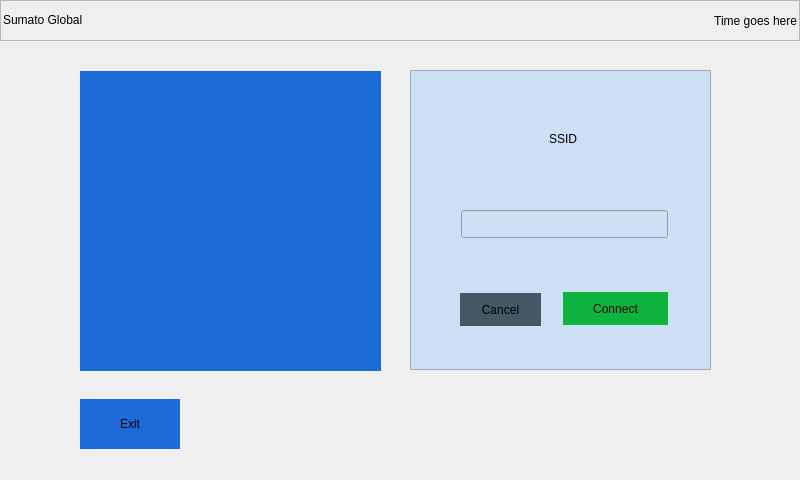
<?xml version="1.0" encoding="UTF-8"?>
<ui version="4.0">
 <class>wifiWidget</class>
 <widget class="QWidget" name="wifiWidget">
  <property name="geometry">
   <rect>
    <x>0</x>
    <y>0</y>
    <width>800</width>
    <height>480</height>
   </rect>
  </property>
  <property name="windowTitle">
   <string>Form</string>
  </property>
  <widget class="QFrame" name="topFrame">
   <property name="geometry">
    <rect>
     <x>0</x>
     <y>0</y>
     <width>800</width>
     <height>41</height>
    </rect>
   </property>
   <property name="frameShape">
    <enum>QFrame::StyledPanel</enum>
   </property>
   <property name="frameShadow">
    <enum>QFrame::Raised</enum>
   </property>
   <widget class="QLabel" name="companyLabel">
    <property name="geometry">
     <rect>
      <x>3</x>
      <y>3</y>
      <width>179</width>
      <height>33</height>
     </rect>
    </property>
    <property name="text">
     <string>Sumato Global</string>
    </property>
   </widget>
   <widget class="QLabel" name="timeLabel">
    <property name="geometry">
     <rect>
      <x>349</x>
      <y>4</y>
      <width>448</width>
      <height>33</height>
     </rect>
    </property>
    <property name="text">
     <string>Time goes here</string>
    </property>
    <property name="alignment">
     <set>Qt::AlignRight|Qt::AlignTrailing|Qt::AlignVCenter</set>
    </property>
   </widget>
  </widget>
  <widget class="QFrame" name="authFrame">
   <property name="geometry">
    <rect>
     <x>410</x>
     <y>70</y>
     <width>301</width>
     <height>300</height>
    </rect>
   </property>
   <property name="styleSheet">
    <string notr="true">background-color: #cddff5</string>
   </property>
   <property name="frameShape">
    <enum>QFrame::StyledPanel</enum>
   </property>
   <property name="frameShadow">
    <enum>QFrame::Raised</enum>
   </property>
   <widget class="QLabel" name="ssidLabel">
    <property name="geometry">
     <rect>
      <x>40</x>
      <y>40</y>
      <width>226</width>
      <height>58</height>
     </rect>
    </property>
    <property name="text">
     <string>SSID</string>
    </property>
    <property name="alignment">
     <set>Qt::AlignCenter</set>
    </property>
   </widget>
   <widget class="QToolButton" name="cancelButton">
    <property name="geometry">
     <rect>
      <x>50</x>
      <y>223</y>
      <width>81</width>
      <height>33</height>
     </rect>
    </property>
    <property name="styleSheet">
     <string notr="true">background-color: #445865; border: none</string>
    </property>
    <property name="text">
     <string>Cancel</string>
    </property>
   </widget>
   <widget class="QToolButton" name="connectButton">
    <property name="geometry">
     <rect>
      <x>153</x>
      <y>222</y>
      <width>105</width>
      <height>33</height>
     </rect>
    </property>
    <property name="styleSheet">
     <string notr="true">background-color: #0fb43e; border: none</string>
    </property>
    <property name="text">
     <string>Connect</string>
    </property>
   </widget>
   <widget class="QLineEdit" name="passInput">
    <property name="geometry">
     <rect>
      <x>51</x>
      <y>140</y>
      <width>207</width>
      <height>28</height>
     </rect>
    </property>
   </widget>
  </widget>
  <widget class="QToolButton" name="exitButton">
   <property name="geometry">
    <rect>
     <x>80</x>
     <y>399</y>
     <width>100</width>
     <height>50</height>
    </rect>
   </property>
   <property name="styleSheet">
    <string notr="true">background-color: #1d6bd8; border: none</string>
   </property>
   <property name="text">
    <string>Exit</string>
   </property>
  </widget>
  <widget class="QListWidget" name="listWidget">
   <property name="geometry">
    <rect>
     <x>80</x>
     <y>71</y>
     <width>301</width>
     <height>300</height>
    </rect>
   </property>
   <property name="styleSheet">
    <string notr="true">background-color: #1d6bd8; border: none;</string>
   </property>
  </widget>
  <widget class="QLabel" name="label">
   <property name="geometry">
    <rect>
     <x>0</x>
     <y>40</y>
     <width>800</width>
     <height>439</height>
    </rect>
   </property>
   <property name="text">
    <string/>
   </property>
   <property name="pixmap">
    <pixmap resource="icons.qrc">:/uiBG.png</pixmap>
   </property>
  </widget>
  <zorder>label</zorder>
  <zorder>topFrame</zorder>
  <zorder>authFrame</zorder>
  <zorder>exitButton</zorder>
  <zorder>listWidget</zorder>
 </widget>
 <resources>
  <include location="icons.qrc"/>
 </resources>
 <connections/>
</ui>
